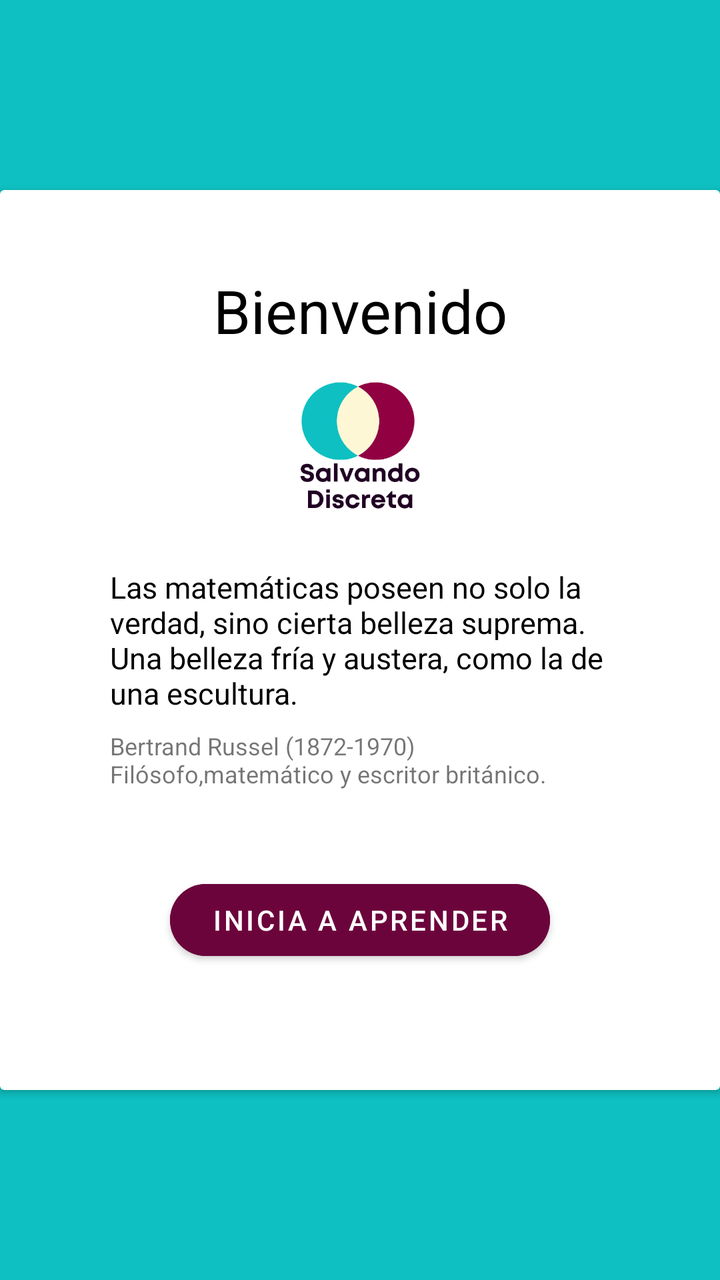
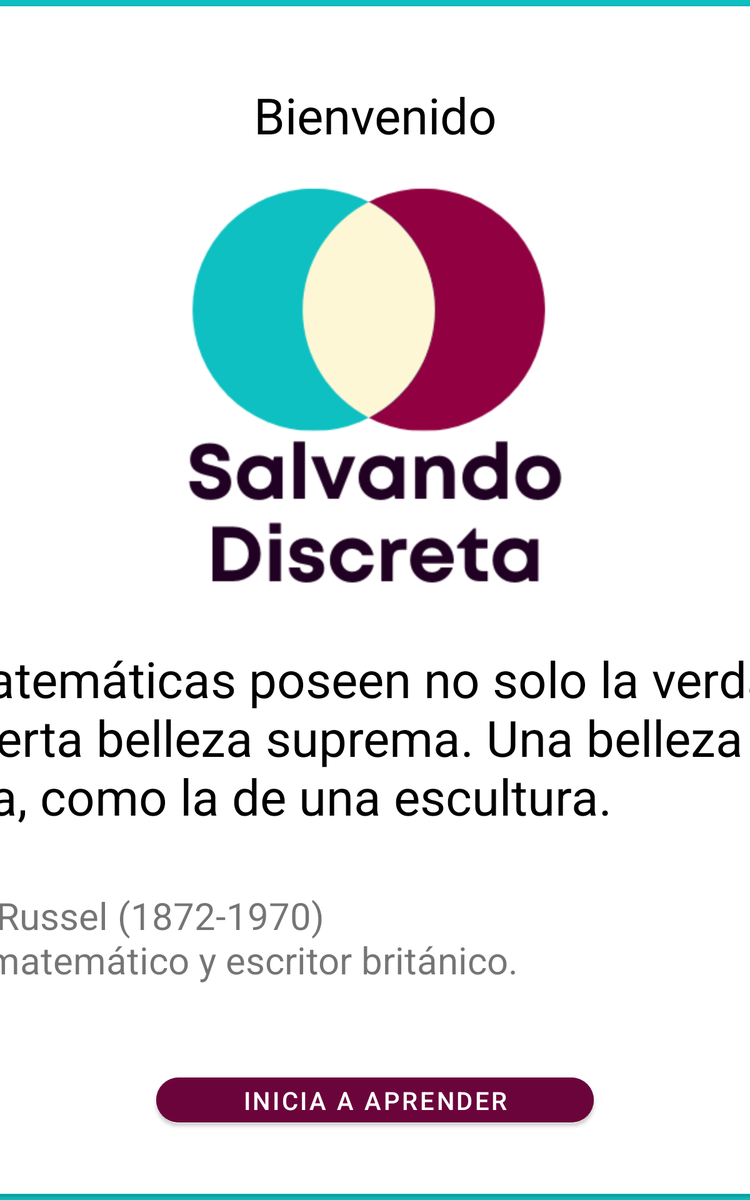

First picture: res/layout/ on a phone held upright. Second picture: the repository's own variant of that layout, on a device whose configuration matches the variant's folder. Source for both follows.
<!-- AndroidManifest.xml: application theme Theme.SalvandoDiscreta -->
<!-- res/layout/fragment_bienvenido.xml -->
<?xml version="1.0" encoding="utf-8"?>
<layout xmlns:tools="http://schemas.android.com/tools"
    xmlns:android="http://schemas.android.com/apk/res/android"
    xmlns:app="http://schemas.android.com/apk/res-auto">

    <FrameLayout
        android:layout_width="match_parent"
        android:layout_height="match_parent"
        tools:context=".BienvenidoFragment">

        <LinearLayout
            android:layout_width="match_parent"
            android:layout_height="match_parent"
            android:orientation="vertical"
            android:gravity="center"
            android:background="@color/blue_white">


            <LinearLayout
                android:layout_width="wrap_content"
                android:layout_height="wrap_content"
                android:layout_weight="0"
                android:orientation="vertical"/>

            <androidx.cardview.widget.CardView
                android:layout_width="360dp"
                android:layout_height="450dp"
                android:layout_weight="0">


                <Button
                    android:id="@+id/btn_inicia_a_aprender"
                    android:layout_width="190dp"
                    android:layout_height="wrap_content"
                    android:layout_gravity="center"
                    android:layout_marginTop="140dp"
                    android:gravity="center"
                    android:textColor="@color/white"
                    android:text="@string/inicia_a_aprender"
                    android:backgroundTint="@color/colorfucsia"
                    app:cornerRadius="@android:dimen/app_icon_size"
                    app:layout_constraintEnd_toEndOf="parent"
                    app:layout_constraintStart_toStartOf="parent"
                    app:layout_constraintTop_toTopOf="parent" />

                <ImageView
                    android:id="@+id/salvando_discreta"
                    android:layout_width="140sp"
                    android:layout_height="100sp"
                    android:layout_gravity="center_horizontal"
                    android:layout_marginTop="85dp"
                    app:srcCompat="@drawable/salvandodiscreta" />

                <TextView
                    android:id="@+id/Bienvenido"
                    android:layout_width="match_parent"
                    android:layout_height="wrap_content"
                    android:textAlignment="center"
                    android:textSize="30sp"
                    android:layout_marginTop="40dp"
                    android:textColor="@color/black"
                    android:text="@string/bien_ve_ni_do" />

                <TextView
                    android:id="@+id/descripción"
                    android:layout_width="250sp"
                    android:layout_height="wrap_content"
                    android:layout_gravity="center"
                    android:layout_marginBottom="0dp"
                    android:text="@string/descrip_tion_wel_come"
                    android:textColor="@color/black"
                    android:textSize="15sp" />

                <TextView
                    android:id="@+id/referencia"
                    android:layout_width="250sp"
                    android:layout_height="wrap_content"
                    android:layout_gravity="center"
                    android:layout_marginTop="60dp"
                    android:textSize="12sp"
                    android:text="@string/refe_rence" />

            </androidx.cardview.widget.CardView>

        </LinearLayout>
    </FrameLayout>
</layout>
<!-- resources referenced by this layout -->
<resources>
  <color name="black">#FF000000</color>
  <color name="blue_white">#0EC0C1</color>
  <color name="colorfucsia"> #6C043C</color>
  <color name="white">#FFFFFFFF</color>
  <!-- drawable salvandodiscreta: png bitmap (drawable, 22991 bytes) -->
  <string name="bien_ve_ni_do">Bienvenido</string>
  <string name="descrip_tion_wel_come">Las matemáticas poseen no solo la verdad, sino cierta belleza suprema. Una belleza fría y austera, como la de una escultura.</string>
  <string name="inicia_a_aprender">Inicia a aprender</string>
  <string name="refe_rence">Bertrand Russel (1872-1970) Filósofo,matemático y escritor británico.</string>
  <style name="Theme.SalvandoDiscreta" parent="Theme.MaterialComponents.DayNight.DarkActionBar">
          
          <item name="colorPrimary">@color/purple_500</item>
          <item name="colorPrimaryVariant">@color/purple_700</item>
          <item name="colorOnPrimary">@color/white</item>
          
          <item name="colorSecondary">@color/teal_200</item>
          <item name="colorSecondaryVariant">@color/teal_700</item>
          <item name="colorOnSecondary">@color/black</item>
          
          <item name="android:statusBarColor">?attr/colorPrimaryVariant</item>
          
      </style>
  <color name="purple_500">#FF6200EE</color>
  <color name="purple_700">#FF3700B3</color>
  <color name="teal_200">#FF03DAC5</color>
  <color name="teal_700">#FF018786</color>
</resources>
<!-- res/layout-sw600dp/fragment_bienvenido.xml (the repository's variant of the layout above) -->
<!-- drawn on a 7-inch tablet held upright -->
<?xml version="1.0" encoding="utf-8"?>
<layout xmlns:tools="http://schemas.android.com/tools"
    xmlns:android="http://schemas.android.com/apk/res/android"
    xmlns:app="http://schemas.android.com/apk/res-auto">

    <FrameLayout
        android:layout_width="match_parent"
        android:layout_height="match_parent"
        tools:context=".BienvenidoFragment">

        <LinearLayout
            android:layout_width="match_parent"
            android:layout_height="match_parent"
            android:orientation="vertical"
            android:gravity="center"
            android:background="@color/blue_white">


            <LinearLayout
                android:layout_width="match_parent"
                android:layout_height="wrap_content"
                android:layout_weight="0"
                android:orientation="horizontal"/>

            <androidx.cardview.widget.CardView
                android:layout_width="1200dp"
                android:layout_height="950dp"
                android:layout_weight="0">


                <Button
                    android:id="@+id/btn_inicia_a_aprender"
                    android:layout_width="350dp"
                    android:layout_height="wrap_content"
                    android:layout_gravity="center"
                    android:layout_marginTop="400dp"
                    android:gravity="center"
                    android:textColor="@color/white"
                    android:text="@string/inicia_a_aprender"
                    android:backgroundTint="@color/colorfucsia"
                    app:cornerRadius="@android:dimen/app_icon_size"
                    android:textSize="20sp"
                    app:layout_constraintEnd_toEndOf="parent"
                    app:layout_constraintStart_toStartOf="parent"
                    app:layout_constraintTop_toTopOf="parent" />

                <ImageView
                    android:id="@+id/salvando_discreta"
                    android:layout_width="match_parent"
                    android:layout_height="wrap_content"
                    android:layout_gravity="center_horizontal"
                    android:layout_marginTop="90sp"
                    app:srcCompat="@drawable/salvandodiscreta" />

                <TextView
                    android:id="@+id/Bienvenido"
                    android:layout_width="match_parent"
                    android:layout_height="wrap_content"
                    android:textAlignment="center"
                    android:textSize="40sp"
                    android:textColor="@color/black"
                    android:layout_marginTop="60dp"
                    android:text="Bienvenido" />

                <TextView
                    android:id="@+id/descripción"
                    android:layout_width="854dp"
                    android:layout_height="168dp"
                    android:layout_gravity="center"
                    android:layout_marginLeft="8dp"
                    android:layout_marginTop="120sp"
                    android:text="@string/descrip_tion_wel_come"
                    android:textColor="@color/black"
                    android:textSize="40sp" />

                <TextView
                    android:id="@+id/referencia"
                    android:layout_width="590dp"
                    android:layout_height="wrap_content"
                    android:layout_gravity="center"
                    android:layout_marginRight="130dp"
                    android:layout_marginTop="270sp"
                    android:text="@string/refe_rence"
                    android:textSize="30sp" />


            </androidx.cardview.widget.CardView>









        </LinearLayout>
    </FrameLayout>
</layout>
<!-- resources referenced by the variant -->
<!-- as a 7-inch tablet held upright resolves them -->
<resources>
  <color name="black">#FF000000</color>
  <color name="blue_white">#0EC0C1</color>
  <color name="colorfucsia"> #6C043C</color>
  <color name="white">#FFFFFFFF</color>
  <!-- drawable salvandodiscreta: png bitmap (drawable, 22991 bytes) -->
  <string name="descrip_tion_wel_come">Las matemáticas poseen no solo la verdad, sino cierta belleza suprema. Una belleza fría y austera, como la de una escultura.</string>
  <string name="inicia_a_aprender">Inicia a aprender</string>
  <string name="refe_rence">Bertrand Russel (1872-1970) Filósofo,matemático y escritor británico.</string>
  <style name="Theme.SalvandoDiscreta" parent="Theme.MaterialComponents.DayNight.DarkActionBar">
          
          <item name="colorPrimary">@color/purple_500</item>
          <item name="colorPrimaryVariant">@color/purple_700</item>
          <item name="colorOnPrimary">@color/white</item>
          
          <item name="colorSecondary">@color/teal_200</item>
          <item name="colorSecondaryVariant">@color/teal_700</item>
          <item name="colorOnSecondary">@color/black</item>
          
          <item name="android:statusBarColor">?attr/colorPrimaryVariant</item>
          
      </style>
  <color name="purple_500">#FF6200EE</color>
  <color name="purple_700">#FF3700B3</color>
  <color name="teal_200">#FF03DAC5</color>
  <color name="teal_700">#FF018786</color>
</resources>
